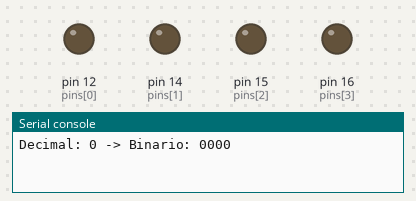
This program was run on a simulated MicroPython board. On the bench: output pins drawn as LEDs (lit = HIGH), the last lines printed to the serial console.

Above: at 0.2 s.
At 1.2 s:
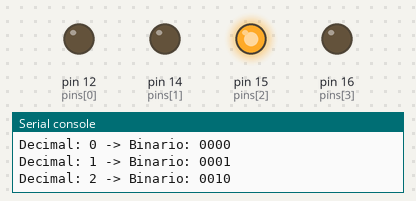
At 1.7 s:
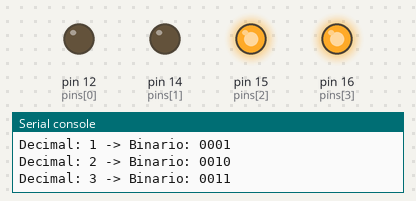
At 2.7 s:
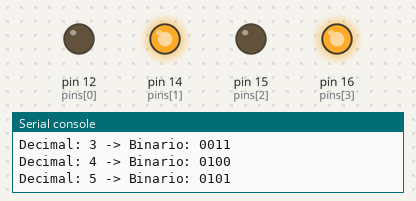
At 3.7 s:
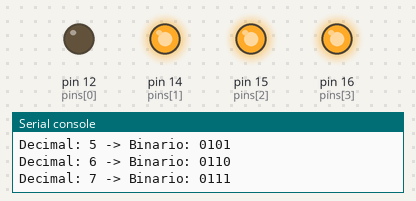
At 5.2 s:
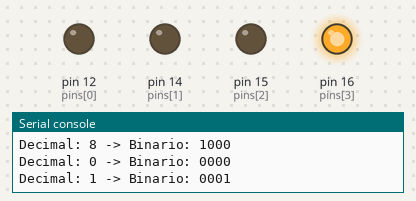
Timing chart, 0 to 5.9 s (numbered marks = the images above):
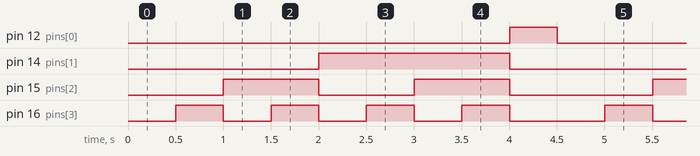

Measured:
- by itself, pin 12 (pins[0]): alternates HIGH for 0.50 s and LOW for 4.0 s
- by itself, pin 14 (pins[1]): alternates HIGH for 2.0 s and LOW for 2.5 s
- by itself, pin 15 (pins[2]): repeats every 4.5 s: LOW 1.0 s, HIGH 1.0 s, LOW 1.5 s, HIGH 1.0 s
- by itself, pin 16 (pins[3]): repeats every 4.5 s: 3 × (LOW 0.50 s, HIGH 0.50 s), LOW 1.0 s, HIGH 0.50 s

The program:

binary_counter_4bit.py
```python
from machine import Pin
import time

pins = [Pin(12, Pin.OUT), Pin(14, Pin.OUT), Pin(15, Pin.OUT), Pin(16, Pin.OUT)]


def mostrar_en_binario(numero):
    bin_str = f"{numero:04b}"
    for i in range(4):
        valor_bit = int(bin_str[i])
        pins[i].value(valor_bit)


try:
    while True:
        for contador in range(9):
            mostrar_en_binario(contador)
            print(f"Decimal: {contador} -> Binario: {contador:04b}")
            time.sleep(0.5)

except KeyboardInterrupt:
    for p in pins:
        p.off()
```
